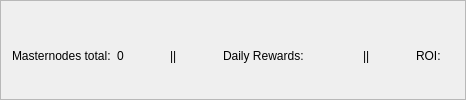
                                            <widget class="QFrame" name="frameMnInfo">
                                              <property name="frameShape">
                                                <enum>QFrame::StyledPanel</enum>
                                              </property>
                                              <property name="frameShadow">
                                                <enum>QFrame::Raised</enum>
                                              </property>
                                              <layout class="QVBoxLayout" name="verticalLayout_17">
                                                <property name="bottomMargin">
                                                  <number>0</number>
                                                </property>
                                                <item>
                                                  <layout class="QHBoxLayout" name="horizontalLayout_9">
                                                    <item>
                                                      <widget class="QLabel" name="labelMnTotal">
                                                        <property name="minimumSize">
                                                          <size>
                                                            <width>0</width>
                                                            <height>0</height>
                                                          </size>
                                                        </property>
                                                        <property name="maximumSize">
                                                          <size>
                                                            <width>16777215</width>
                                                            <height>16777215</height>
                                                          </size>
                                                        </property>
                                                        <property name="text">
                                                          <string>Masternodes total:</string>
                                                        </property>
                                                      </widget>
                                                    </item>
                                                    <item>
                                                      <widget class="QLabel" name="labelMnTotal_Value">
                                                        <property name="text">
                                                          <string>0</string>
                                                        </property>
                                                      </widget>
                                                    </item>
                                                    <item>
                                                      <spacer name="horizontalSpacer_5">
                                                        <property name="orientation">
                                                          <enum>Qt::Horizontal</enum>
                                                        </property>
                                                        <property name="sizeHint" stdset="0">
                                                          <size>
                                                            <width>40</width>
                                                            <height>20</height>
                                                          </size>
                                                        </property>
                                                      </spacer>
                                                    </item>
                                                    <item>
                                                      <widget class="QLabel" name="label_3">
                                                        <property name="text">
                                                          <string>||</string>
                                                        </property>
                                                      </widget>
                                                    </item>
                                                    <item>
                                                      <spacer name="horizontalSpacer_10">
                                                        <property name="orientation">
                                                          <enum>Qt::Horizontal</enum>
                                                        </property>
                                                        <property name="sizeHint" stdset="0">
                                                          <size>
                                                            <width>40</width>
                                                            <height>20</height>
                                                          </size>
                                                        </property>
                                                      </spacer>
                                                    </item>
                                                    <item>
                                                      <widget class="QLabel" name="label_2">
                                                        <property name="text">
                                                          <string>Daily Rewards:</string>
                                                        </property>
                                                      </widget>
                                                    </item>
                                                    <item>
                                                      <widget class="QLabel" name="roi_11">
                                                        <property name="text">
                                                          <string/>
                                                        </property>
                                                      </widget>
                                                    </item>
                                                    <item>
                                                      <spacer name="horizontalSpacer_12">
                                                        <property name="orientation">
                                                          <enum>Qt::Horizontal</enum>
                                                        </property>
                                                        <property name="sizeHint" stdset="0">
                                                          <size>
                                                            <width>40</width>
                                                            <height>20</height>
                                                          </size>
                                                        </property>
                                                      </spacer>
                                                    </item>
                                                    <item>
                                                      <widget class="QLabel" name="label_6">
                                                        <property name="text">
                                                          <string>||</string>
                                                        </property>
                                                      </widget>
                                                    </item>
                                                    <item>
                                                      <spacer name="horizontalSpacer_8">
                                                        <property name="orientation">
                                                          <enum>Qt::Horizontal</enum>
                                                        </property>
                                                        <property name="sizeHint" stdset="0">
                                                          <size>
                                                            <width>40</width>
                                                            <height>20</height>
                                                          </size>
                                                        </property>
                                                      </spacer>
                                                    </item>
                                                    <item>
                                                      <widget class="QLabel" name="label">
                                                        <property name="text">
                                                          <string>ROI:</string>
                                                        </property>
                                                      </widget>
                                                    </item>
                                                    <item>
                                                      <widget class="QLabel" name="roi_12">
                                                        <property name="text">
                                                          <string/>
                                                        </property>
                                                      </widget>
                                                    </item>
                                                  </layout>
                                                </item>
                                              </layout>
                                            </widget>
